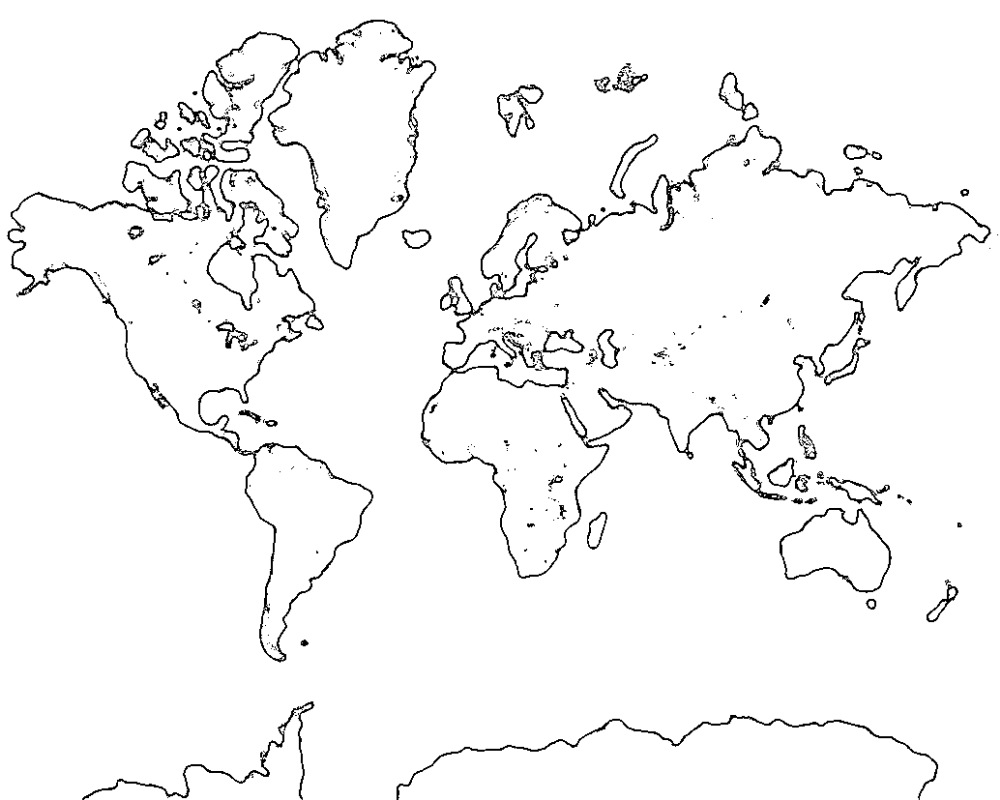
#> input picture Background-Template2.png, 1000 x 800 px
$ python createSVG-9.py
#> lines starting #> are read from the running program, lines starting #| are printed output that depends on the picture
import numpy as np
from scipy.interpolate import splprep, splev
from shapely.geometry import LineString, Polygon
import matplotlib.pyplot as plt
import matplotlib.image as mpimg  # Import for loading the background image
import matplotlib as mpl

# Function to densify paths by adding intermediate points
def densify_path(coords, interval=10):
    if len(coords) < 2:  # Skip invalid geometries
        return coords
    line = LineString(coords)
    num_points = int(line.length / interval) + 1
    return [line.interpolate(float(i) / num_points, normalized=True).coords[0] for i in range(num_points + 1)]

# Adjusted interpolate_path to ensure sufficient points
def interpolate_path(coords, num_points=100):
    if len(coords) < 4:  # Ensure sufficient points for interpolation
        coords = densify_path(coords, interval=10)  # Add intermediate points
    if len(coords) < 4:  # Double-check after densification
        return np.array(coords)  # Skip interpolation if still insufficient
    coords = np.array(coords)
    tck, _ = splprep([coords[:, 0], coords[:, 1]], s=0, per=True)
    new_coords = splev(np.linspace(0, 1, num_points), tck)
    return np.column_stack(new_coords)

# Function to rotate points by 90 degrees counterclockwise
def rotate_90_counterclockwise(x, y):
    # Scale the x and y values before rotation
    scaled_x = x * scale_y + off_y # Scale X-axis
    scaled_y = y * scale_x + off_x # Scale Y-axis
    print([x,y,'scaled',scaled_y, scaled_x])
    return scaled_y, scaled_x  # Rotate 90 degrees counterclockwise

# Function to create a smoothed thickened polygon for lines
def create_smoothed_thickened_polygon(coords, thickness=20, num_points=100):
    if len(coords) != 2:  # Ensure it's a two-point line
        return None
    line = LineString(coords)
    thickened_polygon = line.buffer(thickness, cap_style=2, join_style=2)  # Create a thickened polygon
    if not thickened_polygon.is_empty:
        # Apply interpolation for smoothing
        smoothed_coords = interpolate_path(list(thickened_polygon.exterior.coords), num_points=num_points)
        return Polygon(smoothed_coords)
    return None

# Function to handle isolated data points and plot them as circles with radius 0.1
def draw_interpolated_smoothed_paths_with_circles(data, colors, ax):
    all_x = []
    all_y = []

    for zone in data["zones"]:
        for signal_type in colors:
            if signal_type in zone:
                paths = zone[signal_type]
                if isinstance(paths[0][0], list):  # Nested case
                    for sub_path in paths:
                        # Rotate and collect coordinates
                        rotated_coords = [
                            #rotate_90_counterclockwise(point[0] * 200 + 400, point[1] * -200 + 300)
                            rotate_90_counterclockwise(point[0], point[1])
                            for point in sub_path
                        ]
                        if len(rotated_coords) == 1:  # Isolated data point
                            x, y = rotated_coords[0]
                            circle = plt.Circle((x, y+50), 3, linewidth=None, color=colors[signal_type], alpha=0.6, label=signal_type if not ax.get_legend_handles_labels()[1].count(signal_type) else "")
                            ax.add_patch(circle)
                            all_x.append(x)
                            all_y.append(y)
                        elif len(rotated_coords) == 2:  # Two-point line case
                            smoothed_polygon = create_smoothed_thickened_polygon(
                                rotated_coords, thickness=20, num_points=100
                            )
                            if smoothed_polygon:
                                x, y = smoothed_polygon.exterior.xy
                                #y[0] = y[0]+50
                                #y[1] = y[1]+50
                                ax.fill(x, y, linewidth=None, color=colors[signal_type], alpha=0.4, label=signal_type if not ax.get_legend_handles_labels()[1].count(signal_type) else "")
                                all_x.extend(x)
                                all_y.extend(y)
                        else:
                            # Close the polygon if not already closed
                            if rotated_coords[0] != rotated_coords[-1]:
                                rotated_coords.append(rotated_coords[0])
                            # Interpolate to ensure smoothness
                            interpolated_coords = interpolate_path(rotated_coords, num_points=100)
                            x, y = interpolated_coords[:, 0], interpolated_coords[:, 1]
                            ax.fill(x, y, linewidth=None, color=colors[signal_type], alpha=0.4, label=signal_type if not ax.get_legend_handles_labels()[1].count(signal_type) else "")
                            all_x.extend(x)
                            all_y.extend(y)
                else:  # Single path case or isolated point
                    rotated_coords = [
                        #rotate_90_counterclockwise(point[0] * 200 + 400, point[1] * -200 + 300)
                        rotate_90_counterclockwise(point[0], point[1])
                        for point in paths
                    ]
                    if len(rotated_coords) == 1:  # Isolated data point
                        x, y = rotated_coords[0]
                        circle = plt.Circle((x, y+50), 10, linewidth=None, color=colors[signal_type], alpha=0.6, label=signal_type if not ax.get_legend_handles_labels()[1].count(signal_type) else "")
                        ax.add_patch(circle)
                        all_x.append(x)
                        all_y.append(y)
                    elif len(rotated_coords) == 2:  # Two-point line case
                        smoothed_polygon = create_smoothed_thickened_polygon(
                            rotated_coords, thickness=20, num_points=100
                        )
                        if smoothed_polygon:
                            x, y = smoothed_polygon.exterior.xy
                            y[0] = y[0]-50
                            y[1] = y[1]-50
                            ax.fill(x, y, linewidth=None, color=colors[signal_type], alpha=0.4, label=signal_type if not ax.get_legend_handles_labels()[1].count(signal_type) else "")
                            all_x.extend(x)
                            all_y.extend(y)
                    elif len(rotated_coords) >= 3:  # Polygon or multi-point case
                        if rotated_coords[0] != rotated_coords[-1]:
                            rotated_coords.append(rotated_coords[0])
                        interpolated_coords = interpolate_path(rotated_coords, num_points=100)
                        x, y = interpolated_coords[:, 0], interpolated_coords[:, 1]
                        ax.fill(x, y, linewidth=None, color=colors[signal_type], alpha=0.4, label=signal_type if not ax.get_legend_handles_labels()[1].count(signal_type) else "")
                        all_x.extend(x)
                        all_y.extend(y)

    # Adjust axis limits
    #ax.set_xlim(min(all_x) - 50, max(all_x) + 50)
    #ax.set_ylim(min(all_y) - 50, max(all_y) + 50)

# Example data and colors (replace 'data' with your actual JSON input)
colors = {
    "cw_perimeter": "#CC00CC",
    "digital_perimeter": "#00CCCC",
    "ssb_perimeter": "#CCCC00"
}

scale_x = 160  # 180%
scale_y = 300  # 118%
off_x = +470
off_y= +220

#data = {"zones":[{"id":"6084379_0","band":28,"is_muf":False,"digital_perimeter":[[-0.576,1.99]]},{"id":"6089372_0","band":28,"is_muf":False,"cw_perimeter":[[[-0.456,0.487]]],"digital_perimeter":[[-0.456,0.487],[-0.445,0.539]]},{"id":"6089578_0","band":28,"is_muf":False,"cw_perimeter":[[[-0.443,-0.859]]]},{"id":"6089889_0","band":28,"is_muf":False,"cw_perimeter":[[[-0.309,3.097]]]},{"id":"6085953_0","band":28,"is_muf":False,"cw_perimeter":[[[0.23,1.353]]]},{"id":"6090261_0","band":28,"is_muf":False,"ssb_perimeter":[[[0.384,0.785],[0.384,0.89],[0.419,1.047],[0.454,0.995],[0.454,0.89],[0.559,0.628],[0.663,0.785],[0.698,0.838],[0.768,0.838],[0.803,0.785],[0.768,0.733],[0.698,0.733],[0.593,0.576],[0.559,0.524],[0.524,0.576],[0.419,0.733]]]},{"id":"6090156_0","band":28,"is_muf":False,"ssb_perimeter":[[[0.62,1.971]]],"cw_perimeter":[[[0.454,2.147],[0.489,2.199],[0.524,2.251],[0.559,2.304],[0.628,2.304],[0.663,2.251],[0.698,2.094],[0.733,2.042],[0.698,1.99],[0.663,1.937],[0.628,1.885],[0.593,1.937],[0.489,2.094]]],"digital_perimeter":[[0.384,1.937],[0.419,1.99],[0.454,2.147],[0.489,2.199],[0.524,2.251],[0.559,2.304],[0.593,2.356],[0.628,2.409],[0.663,2.356],[0.663,2.251],[0.698,2.094],[0.733,2.042],[0.698,1.99],[0.663,1.937],[0.628,1.885],[0.593,1.937],[0.559,1.99],[0.454,1.937],[0.419,1.885]]},{"id":"6090261_1","band":28,"is_muf":False,"ssb_perimeter":[[[0.663,-0.488]],[[0.663,-0.052],[0.663,0.052],[0.698,0.105],[0.803,0.262],[0.838,0.314],[0.977,0.314],[1.082,0.262],[1.117,0.209],[1.152,0.157],[1.117,0.105],[0.977,0.105],[0.942,-0.052],[0.908,-0.105],[0.838,-0.105],[0.698,-0.105]],[[0.992,0.93]]],"cw_perimeter":[[[0.454,-0.262],[0.489,-0.209],[0.559,-0.209],[0.593,-0.157],[0.628,-0.105],[0.663,0.052],[0.663,0.262],[0.698,0.314],[0.838,0.314],[0.873,0.367],[0.908,0.419],[0.942,0.471],[0.942,0.681],[0.977,0.942],[1.012,0.89],[1.012,0.681],[1.047,0.628],[1.082,0.576],[1.082,0.471],[1.117,0.209],[1.152,0.157],[1.117,0.105],[1.047,0.105],[1.012,-0.052],[1.012,-0.157],[0.977,-0.209],[0.942,-0.157],[0.838,-0.105],[0.803,-0.157],[0.768,-0.209],[0.628,-0.209],[0.593,-0.262],[0.628,-0.419],[0.663,-0.471],[0.628,-0.524],[0.593,-0.471],[0.489,-0.314]]],"digital_perimeter":[[0.454,-0.262],[0.489,-0.209],[0.559,-0.209],[0.593,-0.052],[0.628,0.0],[0.663,0.052],[0.663,0.262],[0.698,0.314],[0.803,0.367],[0.838,0.419],[0.908,0.419],[0.942,0.471],[0.942,0.681],[0.977,0.942],[1.012,0.89],[1.012,0.681],[1.047,0.628],[1.082,0.576],[1.082,0.471],[1.117,0.209],[1.152,0.157],[1.117,0.105],[1.082,0.052],[1.047,0.0],[1.012,-0.157],[0.977,-0.209],[0.942,-0.157],[0.838,-0.105],[0.803,-0.157],[0.768,-0.209],[0.698,-0.209],[0.593,-0.262],[0.628,-0.419],[0.663,-0.471],[0.628,-0.524],[0.593,-0.471],[0.489,-0.314]]},{"id":"6090190_0","band":28,"is_muf":False,"digital_perimeter":[[0.742,-1.241],[0.735,-1.238]]},{"id":"6090261_2","band":28,"is_muf":False,"cw_perimeter":[[[0.907,1.221]]]},{"id":"6090261_3","band":28,"is_muf":False,"digital_perimeter":[[0.936,1.524]]},{"id":"6090026_0","band":28,"is_muf":False,"digital_perimeter":[[0.913,1.82]]}]}
data = {"zones":[{"id":"6096508_0","band":7,"is_muf":False,"ssb_perimeter":[[[-0.351,1.007],[-0.344,1.108]]]},{"id":"6096491_0","band":7,"is_muf":False,"ssb_perimeter":[[[0.227,1.353]]]},{"id":"6095172_0","band":7,"is_muf":False,"ssb_perimeter":[[[0.524,-2.042],[0.559,-1.99],[0.593,-1.833],[0.559,-1.78],[0.524,-1.728],[0.524,-1.518],[0.559,-1.361],[0.628,-1.361],[0.663,-1.204],[0.698,-1.152],[0.768,-1.152],[0.803,-1.204],[0.803,-1.309],[0.768,-1.676],[0.698,-1.676],[0.663,-1.833],[0.698,-1.885],[0.733,-1.937],[0.838,-2.094],[0.873,-1.937],[0.908,-1.885],[0.942,-1.937],[0.942,-2.042],[0.908,-2.094],[0.873,-2.147],[0.838,-2.199],[0.803,-2.147],[0.698,-1.99],[0.628,-1.99],[0.593,-2.042],[0.559,-2.094]]],"cw_perimeter":[[[0.384,-1.414],[0.419,-1.361],[0.489,-1.361],[0.663,-1.204],[0.698,-1.152],[0.768,-1.152],[0.803,-1.204],[0.803,-1.309],[0.768,-1.676],[0.698,-1.676],[0.663,-1.833],[0.698,-1.885],[0.733,-1.937],[0.838,-2.094],[0.873,-1.937],[0.908,-1.885],[0.942,-1.937],[0.942,-2.042],[0.908,-2.094],[0.873,-2.147],[0.838,-2.199],[0.803,-2.147],[0.698,-1.99],[0.628,-1.99],[0.593,-2.042],[0.559,-2.094],[0.524,-2.042],[0.559,-1.99],[0.593,-1.833],[0.559,-1.78],[0.524,-1.728],[0.524,-1.518],[0.419,-1.466]]]},{"id":"6096736_0","band":7,"is_muf":False,"ssb_perimeter":[[[0.441,0.894],[0.441,0.969]]]},{"id":"6096736_1","band":7,"is_muf":False,"ssb_perimeter":[[[0.524,0.576],[0.559,0.628],[0.663,0.785],[0.698,0.838],[0.838,0.838],[0.873,0.89],[0.908,0.942],[0.942,0.995],[0.977,1.047],[1.012,0.995],[1.012,0.89],[1.047,0.524],[1.082,0.471],[1.117,0.419],[1.152,0.367],[1.152,0.262],[1.117,0.105],[1.082,0.052],[1.047,0.0],[1.012,-0.052],[0.977,-0.105],[0.908,-0.105],[0.733,-0.157],[0.698,-0.209],[0.663,-0.157],[0.663,-0.052],[0.698,0.0],[0.768,0.0],[0.803,0.157],[0.768,0.314],[0.733,0.367],[0.733,0.471],[0.698,0.524],[0.559,0.524]]],"cw_perimeter":[[[0.524,0.576],[0.559,0.628],[0.663,0.785],[0.698,0.838],[0.838,0.838],[0.873,0.89],[0.908,0.942],[0.942,0.995],[0.977,1.047],[1.012,0.995],[1.012,0.89],[1.047,0.524],[1.082,0.471],[1.117,0.419],[1.152,0.367],[1.152,0.262],[1.117,0.105],[1.082,0.052],[1.047,0.0],[1.012,-0.052],[0.977,-0.105],[0.908,-0.105],[0.803,-0.157],[0.768,-0.209],[0.698,-0.209],[0.663,-0.157],[0.663,-0.052],[0.698,0.0],[0.733,0.052],[0.768,0.105],[0.803,0.157],[0.768,0.314],[0.733,0.367],[0.733,0.471],[0.698,0.524],[0.559,0.524]]]},{"id":"6096736_2","band":7,"is_muf":False,"ssb_perimeter":[[[0.98,1.618],[0.873,1.846],[0.92,1.807]]],"cw_perimeter":[[[0.873,1.518],[0.908,1.571],[0.942,1.623],[0.908,1.78],[0.873,1.833],[0.908,1.885],[0.942,1.833],[0.977,1.676],[1.012,1.623],[0.977,1.571],[0.942,1.518],[0.908,1.466]]]},{"id":"6096736_3","band":7,"is_muf":False,"ssb_perimeter":[[[1.119,-0.383]]]}]}
# Plot setup for isolated points with circles
fig, ax = plt.subplots(figsize=(10, 6))
ax.set_aspect('equal')
ax.set_title("Map with Circles (Radius 0.1) for Isolated Points")
ax.set_xlabel("Longitude (rotated)")
ax.set_ylabel("Latitude (rotated)")

# Load the background image
background_image = mpimg.imread("Background-Template2.png")  # Load the PNG file
#> background_image is the input picture: shape (800, 1000, 4) float32; mean R, G, B, A 0.964, 0.964, 0.964, 1

#ax.imshow(background_image, origin='upper', aspect='equal', extent=[-500,2500,150,900])  # Set background with scaling
ax.imshow(background_image, origin='upper', aspect='equal', extent=[0,1000,0,800])  # Set background with scaling


# Draw interpolated and smoothed paths, with circles for isolated points
draw_interpolated_smoothed_paths_with_circles(data, colors, ax)

# Add legend
ax.legend(loc='upper right')
ax.patch.set_alpha(0.0)
plt.show()
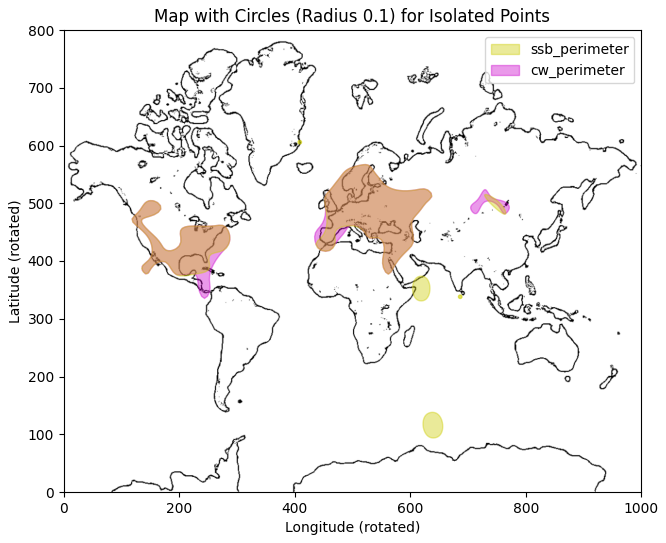
#> figure drawn by matplotlib, 1 panel
